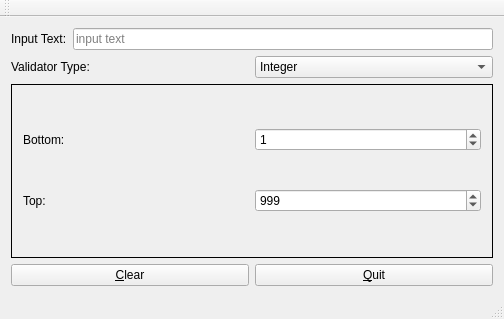
<?xml version="1.0" encoding="UTF-8"?>
<ui version="4.0">
 <class>MainWindow</class>
 <widget class="QMainWindow" name="MainWindow">
  <property name="geometry">
   <rect>
    <x>0</x>
    <y>0</y>
    <width>504</width>
    <height>319</height>
   </rect>
  </property>
  <property name="windowTitle">
   <string>Validator Demo</string>
  </property>
  <widget class="QWidget" name="centralWidget">
   <layout class="QVBoxLayout" name="verticalLayout_4">
    <item>
     <layout class="QHBoxLayout" name="horizontalLayout_7">
      <item>
       <widget class="QLabel" name="label1">
        <property name="text">
         <string>Input Text:</string>
        </property>
       </widget>
      </item>
      <item>
       <widget class="QLineEdit" name="inputLineEdit">
        <property name="text">
         <string/>
        </property>
        <property name="placeholderText">
         <string>input text</string>
        </property>
       </widget>
      </item>
     </layout>
    </item>
    <item>
     <layout class="QHBoxLayout" name="horizontalLayout_8">
      <item>
       <widget class="QLabel" name="label2">
        <property name="text">
         <string>Validator Type:</string>
        </property>
       </widget>
      </item>
      <item>
       <widget class="QComboBox" name="validatorTypeComboBox">
        <item>
         <property name="text">
          <string>Integer</string>
         </property>
        </item>
        <item>
         <property name="text">
          <string>Double</string>
         </property>
        </item>
        <item>
         <property name="text">
          <string>Regular Expression</string>
         </property>
        </item>
       </widget>
      </item>
     </layout>
    </item>
    <item>
     <layout class="QHBoxLayout" name="horizontalLayout_9"/>
    </item>
    <item>
     <widget class="QStackedWidget" name="stackedWidget">
      <property name="frameShape">
       <enum>QFrame::Box</enum>
      </property>
      <property name="currentIndex">
       <number>0</number>
      </property>
      <widget class="QWidget" name="page1">
       <layout class="QVBoxLayout" name="verticalLayout">
        <item>
         <layout class="QHBoxLayout" name="horizontalLayout">
          <item>
           <widget class="QLabel" name="label4">
            <property name="text">
             <string>Bottom:</string>
            </property>
           </widget>
          </item>
          <item>
           <widget class="QSpinBox" name="intBottomSpinBox">
            <property name="maximum">
             <number>999999</number>
            </property>
            <property name="value">
             <number>1</number>
            </property>
           </widget>
          </item>
         </layout>
        </item>
        <item>
         <layout class="QHBoxLayout" name="horizontalLayout_2">
          <item>
           <widget class="QLabel" name="label5">
            <property name="text">
             <string>Top:</string>
            </property>
           </widget>
          </item>
          <item>
           <widget class="QSpinBox" name="intTopSpinBox">
            <property name="maximum">
             <number>999999</number>
            </property>
            <property name="value">
             <number>999</number>
            </property>
           </widget>
          </item>
         </layout>
        </item>
       </layout>
      </widget>
      <widget class="QWidget" name="page2">
       <layout class="QVBoxLayout" name="verticalLayout_3">
        <item>
         <layout class="QHBoxLayout" name="horizontalLayout_3">
          <item>
           <widget class="QLabel" name="label6">
            <property name="text">
             <string>Bottom:</string>
            </property>
           </widget>
          </item>
          <item>
           <widget class="QDoubleSpinBox" name="doubleBottomSpinBox"/>
          </item>
         </layout>
        </item>
        <item>
         <layout class="QHBoxLayout" name="horizontalLayout_4">
          <item>
           <widget class="QLabel" name="label7">
            <property name="text">
             <string>Top:</string>
            </property>
           </widget>
          </item>
          <item>
           <widget class="QDoubleSpinBox" name="doubleTopSpinBox">
            <property name="value">
             <double>10.000000000000000</double>
            </property>
           </widget>
          </item>
         </layout>
        </item>
        <item>
         <layout class="QHBoxLayout" name="horizontalLayout_5">
          <item>
           <widget class="QLabel" name="label8">
            <property name="text">
             <string>Decimals:</string>
            </property>
           </widget>
          </item>
          <item>
           <widget class="QSpinBox" name="decimalsSpinBox">
            <property name="value">
             <number>2</number>
            </property>
           </widget>
          </item>
         </layout>
        </item>
        <item>
         <layout class="QHBoxLayout" name="horizontalLayout_6">
          <item>
           <widget class="QLabel" name="label9">
            <property name="text">
             <string>Notation:</string>
            </property>
           </widget>
          </item>
          <item>
           <widget class="QComboBox" name="notationComboBox">
            <item>
             <property name="text">
              <string>Standard</string>
             </property>
            </item>
            <item>
             <property name="text">
              <string>Scientific</string>
             </property>
            </item>
           </widget>
          </item>
         </layout>
        </item>
       </layout>
      </widget>
      <widget class="QWidget" name="page3">
       <widget class="QWidget" name="layoutWidget">
        <property name="geometry">
         <rect>
          <x>40</x>
          <y>50</y>
          <width>301</width>
          <height>46</height>
         </rect>
        </property>
        <layout class="QVBoxLayout" name="verticalLayout_2">
         <item>
          <widget class="QLabel" name="label10">
           <property name="text">
            <string>Regular Expression:</string>
           </property>
          </widget>
         </item>
         <item>
          <widget class="QLineEdit" name="regularExpressionLineEdit"/>
         </item>
        </layout>
       </widget>
      </widget>
     </widget>
    </item>
    <item>
     <layout class="QHBoxLayout" name="horizontalLayout_10">
      <item>
       <widget class="QPushButton" name="clearButton">
        <property name="text">
         <string>&amp;Clear</string>
        </property>
       </widget>
      </item>
      <item>
       <widget class="QPushButton" name="quitButton">
        <property name="text">
         <string>&amp;Quit</string>
        </property>
       </widget>
      </item>
     </layout>
    </item>
   </layout>
  </widget>
  <widget class="QMenuBar" name="menuBar">
   <property name="geometry">
    <rect>
     <x>0</x>
     <y>0</y>
     <width>504</width>
     <height>20</height>
    </rect>
   </property>
  </widget>
  <widget class="QToolBar" name="mainToolBar">
   <attribute name="toolBarArea">
    <enum>TopToolBarArea</enum>
   </attribute>
   <attribute name="toolBarBreak">
    <bool>false</bool>
   </attribute>
  </widget>
  <widget class="QStatusBar" name="statusBar"/>
 </widget>
 <layoutdefault spacing="6" margin="11"/>
 <resources/>
 <connections/>
</ui>
